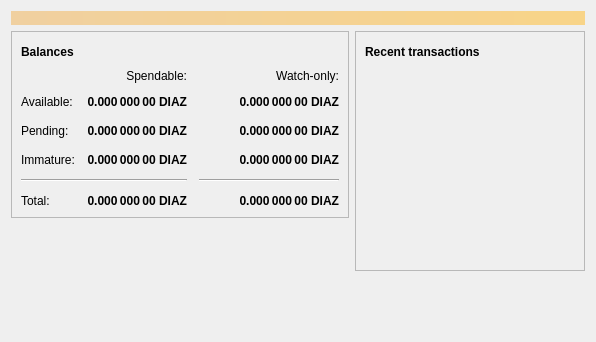
<?xml version="1.0" encoding="UTF-8"?>
<ui version="4.0">
 <class>OverviewPage</class>
 <widget class="QWidget" name="OverviewPage">
  <property name="geometry">
   <rect>
    <x>0</x>
    <y>0</y>
    <width>596</width>
    <height>342</height>
   </rect>
  </property>
  <property name="windowTitle">
   <string>Form</string>
  </property>
  <layout class="QVBoxLayout" name="topLayout">
   <item>
    <widget class="QLabel" name="labelAlerts">
     <property name="visible">
      <bool>false</bool>
     </property>
     <property name="styleSheet">
      <string notr="true">QLabel { background-color: qlineargradient(x1: 0, y1: 0, x2: 1, y2: 0, stop:0 #F0D0A0, stop:1 #F8D488); color:#000000; }</string>
     </property>
     <property name="wordWrap">
      <bool>true</bool>
     </property>
     <property name="margin">
      <number>3</number>
     </property>
     <property name="textInteractionFlags">
      <set>Qt::TextSelectableByMouse</set>
     </property>
    </widget>
   </item>
   <item>
    <layout class="QHBoxLayout" name="horizontalLayout" stretch="1,1">
     <item>
      <layout class="QVBoxLayout" name="verticalLayout_2">
       <item>
        <widget class="QFrame" name="frame">
         <property name="frameShape">
          <enum>QFrame::StyledPanel</enum>
         </property>
         <property name="frameShadow">
          <enum>QFrame::Raised</enum>
         </property>
         <layout class="QVBoxLayout" name="verticalLayout_4">
          <item>
           <layout class="QHBoxLayout" name="horizontalLayout_4">
            <item>
             <widget class="QLabel" name="label_5">
              <property name="font">
               <font>
                <weight>75</weight>
                <bold>true</bold>
               </font>
              </property>
              <property name="text">
               <string>Balances</string>
              </property>
             </widget>
            </item>
            <item>
             <widget class="QPushButton" name="labelWalletStatus">
              <property name="enabled">
               <bool>true</bool>
              </property>
              <property name="maximumSize">
               <size>
                <width>30</width>
                <height>16777215</height>
               </size>
              </property>
              <property name="toolTip">
               <string>The displayed information may be out of date. Your wallet automatically synchronizes with the Bitcoin network after a connection is established, but this process has not completed yet.</string>
              </property>
              <property name="text">
               <string/>
              </property>
              <property name="icon">
               <iconset resource="../diaz.qrc">
                <normaloff>:/icons/warning</normaloff>
                <disabledoff>:/icons/warning</disabledoff>:/icons/warning</iconset>
              </property>
              <property name="iconSize">
               <size>
                <width>24</width>
                <height>24</height>
               </size>
              </property>
              <property name="flat">
               <bool>true</bool>
              </property>
             </widget>
            </item>
            <item>
             <spacer name="horizontalSpacer_3">
              <property name="orientation">
               <enum>Qt::Horizontal</enum>
              </property>
              <property name="sizeHint" stdset="0">
               <size>
                <width>40</width>
                <height>20</height>
               </size>
              </property>
             </spacer>
            </item>
           </layout>
          </item>
          <item>
           <layout class="QGridLayout" name="gridLayout">
            <property name="spacing">
             <number>12</number>
            </property>
            <item row="2" column="2">
             <widget class="QLabel" name="labelWatchPending">
              <property name="font">
               <font>
                <weight>75</weight>
                <bold>true</bold>
               </font>
              </property>
              <property name="cursor">
               <cursorShape>IBeamCursor</cursorShape>
              </property>
              <property name="toolTip">
               <string>Unconfirmed transactions to watch-only addresses</string>
              </property>
              <property name="text">
               <string notr="true">0.000 000 00 DIAZ</string>
              </property>
              <property name="alignment">
               <set>Qt::AlignRight|Qt::AlignTrailing|Qt::AlignVCenter</set>
              </property>
              <property name="textInteractionFlags">
               <set>Qt::LinksAccessibleByMouse|Qt::TextSelectableByKeyboard|Qt::TextSelectableByMouse</set>
              </property>
             </widget>
            </item>
            <item row="2" column="1">
             <widget class="QLabel" name="labelUnconfirmed">
              <property name="font">
               <font>
                <weight>75</weight>
                <bold>true</bold>
               </font>
              </property>
              <property name="cursor">
               <cursorShape>IBeamCursor</cursorShape>
              </property>
              <property name="toolTip">
               <string>Total of transactions that have yet to be confirmed, and do not yet count toward the spendable balance</string>
              </property>
              <property name="text">
               <string notr="true">0.000 000 00 DIAZ</string>
              </property>
              <property name="alignment">
               <set>Qt::AlignRight|Qt::AlignTrailing|Qt::AlignVCenter</set>
              </property>
              <property name="textInteractionFlags">
               <set>Qt::LinksAccessibleByMouse|Qt::TextSelectableByKeyboard|Qt::TextSelectableByMouse</set>
              </property>
             </widget>
            </item>
            <item row="3" column="2">
             <widget class="QLabel" name="labelWatchImmature">
              <property name="font">
               <font>
                <weight>75</weight>
                <bold>true</bold>
               </font>
              </property>
              <property name="cursor">
               <cursorShape>IBeamCursor</cursorShape>
              </property>
              <property name="toolTip">
               <string>Mined balance in watch-only addresses that has not yet matured</string>
              </property>
              <property name="text">
               <string notr="true">0.000 000 00 DIAZ</string>
              </property>
              <property name="alignment">
               <set>Qt::AlignRight|Qt::AlignTrailing|Qt::AlignVCenter</set>
              </property>
              <property name="textInteractionFlags">
               <set>Qt::LinksAccessibleByMouse|Qt::TextSelectableByKeyboard|Qt::TextSelectableByMouse</set>
              </property>
             </widget>
            </item>
            <item row="4" column="0" colspan="2">
             <widget class="Line" name="line">
              <property name="orientation">
               <enum>Qt::Horizontal</enum>
              </property>
             </widget>
            </item>
            <item row="4" column="2">
             <widget class="Line" name="lineWatchBalance">
              <property name="sizePolicy">
               <sizepolicy hsizetype="Preferred" vsizetype="Fixed">
                <horstretch>0</horstretch>
                <verstretch>0</verstretch>
               </sizepolicy>
              </property>
              <property name="minimumSize">
               <size>
                <width>140</width>
                <height>0</height>
               </size>
              </property>
              <property name="orientation">
               <enum>Qt::Horizontal</enum>
              </property>
             </widget>
            </item>
            <item row="5" column="0">
             <widget class="QLabel" name="labelTotalText">
              <property name="text">
               <string>Total:</string>
              </property>
             </widget>
            </item>
            <item row="3" column="1">
             <widget class="QLabel" name="labelImmature">
              <property name="font">
               <font>
                <weight>75</weight>
                <bold>true</bold>
               </font>
              </property>
              <property name="cursor">
               <cursorShape>IBeamCursor</cursorShape>
              </property>
              <property name="toolTip">
               <string>Mined balance that has not yet matured</string>
              </property>
              <property name="text">
               <string notr="true">0.000 000 00 DIAZ</string>
              </property>
              <property name="alignment">
               <set>Qt::AlignRight|Qt::AlignTrailing|Qt::AlignVCenter</set>
              </property>
              <property name="textInteractionFlags">
               <set>Qt::LinksAccessibleByMouse|Qt::TextSelectableByKeyboard|Qt::TextSelectableByMouse</set>
              </property>
             </widget>
            </item>
            <item row="2" column="3">
             <spacer name="horizontalSpacer_2">
              <property name="orientation">
               <enum>Qt::Horizontal</enum>
              </property>
              <property name="sizeHint" stdset="0">
               <size>
                <width>40</width>
                <height>20</height>
               </size>
              </property>
             </spacer>
            </item>
            <item row="3" column="0">
             <widget class="QLabel" name="labelImmatureText">
              <property name="text">
               <string>Immature:</string>
              </property>
             </widget>
            </item>
            <item row="5" column="1">
             <widget class="QLabel" name="labelTotal">
              <property name="font">
               <font>
                <weight>75</weight>
                <bold>true</bold>
               </font>
              </property>
              <property name="cursor">
               <cursorShape>IBeamCursor</cursorShape>
              </property>
              <property name="toolTip">
               <string>Your current total balance</string>
              </property>
              <property name="text">
               <string notr="true">0.000 000 00 DIAZ</string>
              </property>
              <property name="alignment">
               <set>Qt::AlignRight|Qt::AlignTrailing|Qt::AlignVCenter</set>
              </property>
              <property name="textInteractionFlags">
               <set>Qt::LinksAccessibleByMouse|Qt::TextSelectableByKeyboard|Qt::TextSelectableByMouse</set>
              </property>
             </widget>
            </item>
            <item row="5" column="2">
             <widget class="QLabel" name="labelWatchTotal">
              <property name="font">
               <font>
                <weight>75</weight>
                <bold>true</bold>
               </font>
              </property>
              <property name="cursor">
               <cursorShape>IBeamCursor</cursorShape>
              </property>
              <property name="toolTip">
               <string>Current total balance in watch-only addresses</string>
              </property>
              <property name="text">
               <string notr="true">0.000 000 00 DIAZ</string>
              </property>
              <property name="alignment">
               <set>Qt::AlignRight|Qt::AlignTrailing|Qt::AlignVCenter</set>
              </property>
              <property name="textInteractionFlags">
               <set>Qt::LinksAccessibleByMouse|Qt::TextSelectableByKeyboard|Qt::TextSelectableByMouse</set>
              </property>
             </widget>
            </item>
            <item row="0" column="2">
             <widget class="QLabel" name="labelWatchonly">
              <property name="text">
               <string>Watch-only:</string>
              </property>
              <property name="alignment">
               <set>Qt::AlignRight|Qt::AlignTrailing|Qt::AlignVCenter</set>
              </property>
             </widget>
            </item>
            <item row="1" column="0">
             <widget class="QLabel" name="labelBalanceText">
              <property name="text">
               <string>Available:</string>
              </property>
             </widget>
            </item>
            <item row="1" column="1">
             <widget class="QLabel" name="labelBalance">
              <property name="font">
               <font>
                <weight>75</weight>
                <bold>true</bold>
               </font>
              </property>
              <property name="cursor">
               <cursorShape>IBeamCursor</cursorShape>
              </property>
              <property name="toolTip">
               <string>Your current spendable balance</string>
              </property>
              <property name="text">
               <string notr="true">0.000 000 00 DIAZ</string>
              </property>
              <property name="alignment">
               <set>Qt::AlignRight|Qt::AlignTrailing|Qt::AlignVCenter</set>
              </property>
              <property name="textInteractionFlags">
               <set>Qt::LinksAccessibleByMouse|Qt::TextSelectableByKeyboard|Qt::TextSelectableByMouse</set>
              </property>
             </widget>
            </item>
            <item row="1" column="2">
             <widget class="QLabel" name="labelWatchAvailable">
              <property name="font">
               <font>
                <weight>75</weight>
                <bold>true</bold>
               </font>
              </property>
              <property name="cursor">
               <cursorShape>IBeamCursor</cursorShape>
              </property>
              <property name="toolTip">
               <string>Your current balance in watch-only addresses</string>
              </property>
              <property name="text">
               <string notr="true">0.000 000 00 DIAZ</string>
              </property>
              <property name="alignment">
               <set>Qt::AlignRight|Qt::AlignTrailing|Qt::AlignVCenter</set>
              </property>
              <property name="textInteractionFlags">
               <set>Qt::LinksAccessibleByMouse|Qt::TextSelectableByKeyboard|Qt::TextSelectableByMouse</set>
              </property>
             </widget>
            </item>
            <item row="2" column="0">
             <widget class="QLabel" name="labelPendingText">
              <property name="text">
               <string>Pending:</string>
              </property>
             </widget>
            </item>
            <item row="0" column="1">
             <widget class="QLabel" name="labelSpendable">
              <property name="text">
               <string>Spendable:</string>
              </property>
              <property name="alignment">
               <set>Qt::AlignRight|Qt::AlignTrailing|Qt::AlignVCenter</set>
              </property>
             </widget>
            </item>
           </layout>
          </item>
         </layout>
        </widget>
       </item>
       <item>
        <spacer name="verticalSpacer">
         <property name="orientation">
          <enum>Qt::Vertical</enum>
         </property>
         <property name="sizeHint" stdset="0">
          <size>
           <width>20</width>
           <height>40</height>
          </size>
         </property>
        </spacer>
       </item>
      </layout>
     </item>
     <item>
      <layout class="QVBoxLayout" name="verticalLayout_3">
       <item>
        <widget class="QFrame" name="frame_2">
         <property name="frameShape">
          <enum>QFrame::StyledPanel</enum>
         </property>
         <property name="frameShadow">
          <enum>QFrame::Raised</enum>
         </property>
         <layout class="QVBoxLayout" name="verticalLayout">
          <item>
           <layout class="QHBoxLayout" name="horizontalLayout_2">
            <item>
             <widget class="QLabel" name="label_4">
              <property name="font">
               <font>
                <weight>75</weight>
                <bold>true</bold>
               </font>
              </property>
              <property name="text">
               <string>Recent transactions</string>
              </property>
             </widget>
            </item>
            <item>
             <widget class="QPushButton" name="labelTransactionsStatus">
              <property name="enabled">
               <bool>true</bool>
              </property>
              <property name="maximumSize">
               <size>
                <width>30</width>
                <height>16777215</height>
               </size>
              </property>
              <property name="toolTip">
               <string>The displayed information may be out of date. Your wallet automatically synchronizes with the Bitcoin network after a connection is established, but this process has not completed yet.</string>
              </property>
              <property name="text">
               <string/>
              </property>
              <property name="icon">
               <iconset resource="../diaz.qrc">
                <normaloff>:/icons/warning</normaloff>
                <disabledoff>:/icons/warning</disabledoff>:/icons/warning</iconset>
              </property>
              <property name="iconSize">
               <size>
                <width>24</width>
                <height>24</height>
               </size>
              </property>
              <property name="flat">
               <bool>true</bool>
              </property>
             </widget>
            </item>
            <item>
             <spacer name="horizontalSpacer">
              <property name="orientation">
               <enum>Qt::Horizontal</enum>
              </property>
              <property name="sizeHint" stdset="0">
               <size>
                <width>40</width>
                <height>20</height>
               </size>
              </property>
             </spacer>
            </item>
           </layout>
          </item>
          <item>
           <widget class="QListView" name="listTransactions">
            <property name="styleSheet">
             <string notr="true">QListView { background: transparent; }</string>
            </property>
            <property name="frameShape">
             <enum>QFrame::NoFrame</enum>
            </property>
            <property name="verticalScrollBarPolicy">
             <enum>Qt::ScrollBarAlwaysOff</enum>
            </property>
            <property name="horizontalScrollBarPolicy">
             <enum>Qt::ScrollBarAlwaysOff</enum>
            </property>
            <property name="selectionMode">
             <enum>QAbstractItemView::NoSelection</enum>
            </property>
           </widget>
          </item>
         </layout>
        </widget>
       </item>
       <item>
        <spacer name="verticalSpacer_2">
         <property name="orientation">
          <enum>Qt::Vertical</enum>
         </property>
         <property name="sizeHint" stdset="0">
          <size>
           <width>20</width>
           <height>40</height>
          </size>
         </property>
        </spacer>
       </item>
      </layout>
     </item>
    </layout>
   </item>
  </layout>
 </widget>
 <resources/>
 <connections/>
</ui>
